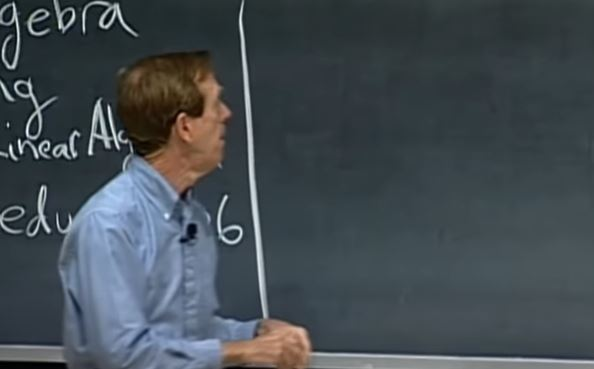
#> input picture CHAPTER8/images/affine2.JPG, 594 x 369 px, found by its file name
$ python 08.affine_combination.py
#> lines starting #> are read from the running program, lines starting #| are printed output that depends on the picture
import numpy as np, math, cv2
from Common.interpolation import affine_transform

def getAffineMat(center, degree, fx=1, fy=1, translate=(0, 0)):
    scale_mat = np.eye(3, dtype=np.float32)     # 크기 변경 행렬
    cen_trans = np.eye(3, dtype=np.float32)     # 중점 평행 이동
    org_trans = np.eye(3, dtype=np.float32)     # 원점 평행 이동
    trans_mat = np.eye(3, dtype=np.float32)     # 좌표 평행 이동
    rot_mat = np.eye(3, dtype=np.float32)       # 회전 변환 행렬

    radian = degree / 180 * np.pi
    rot_mat[0] = [ np.cos(radian), np.sin(radian), 0]   # 회전행렬 0행
    rot_mat[1] = [ -np.sin(radian), np.cos(radian), 0]  # 회전행렬 1행

    cen_trans[:2, 2] = center   # 중심 좌표 이동
    org_trans[:2, 2] = -center[0], -center[1]   # 원점으로 이동
    trans_mat[:2, 2] = translate    # 평행 이동 행렬의 원소 지정
    scale_mat[0, 0], scale_mat[1, 1] = fx, fy

    ret_mat = cen_trans.dot(rot_mat.dot(trans_mat.dot(scale_mat.dot(org_trans))))
    return np.delete(ret_mat, 2, axis = 0)  # 마지막 행 제거

image = cv2.imread("images/affine2.jpg", cv2.IMREAD_GRAYSCALE)
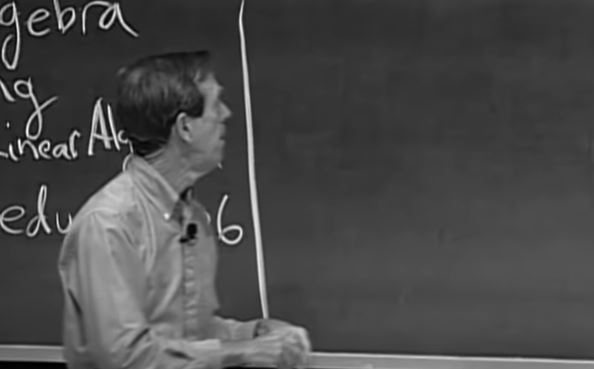
#> image: shape (369, 594); min 0, max 255, mean 74.2
if image is None: raise Exception("영상파일 읽기 에러")

size = image.shape[::-1]
#> size = (594, 369)
center = np.divmod(size, 2)[0]  # 회전 중심 좌표
#> center = [297, 184]
angle, tr = 45, (200, 0)        # 각도와 평행이동 값 지정

aff_mat1 = getAffineMat(center, angle)  # 중심 기준 회전
aff_mat2 = getAffineMat((0, 0), 0, 2.0, 1.5)    # 크기 변경 - 확대
aff_mat3 = getAffineMat(center, angle, 0.7, 0.7)    # 회전 및 축소
aff_mat4 = getAffineMat(center, angle, 0.7, 0.7, tr)    # 복합 변환

dst1 = cv2.warpAffine(image, aff_mat1, size)
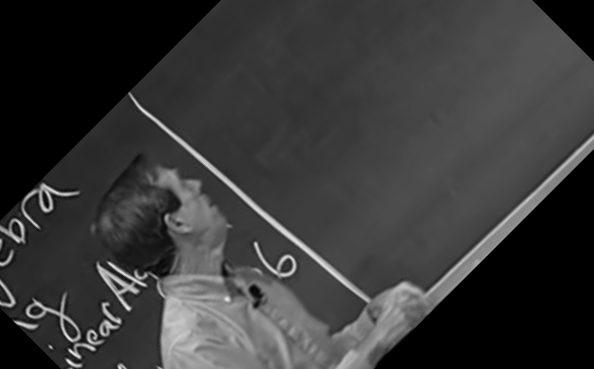
#> dst1: shape (369, 594); min 0, max 247, mean 56.2
dst2 = cv2.warpAffine(image, aff_mat2, size)
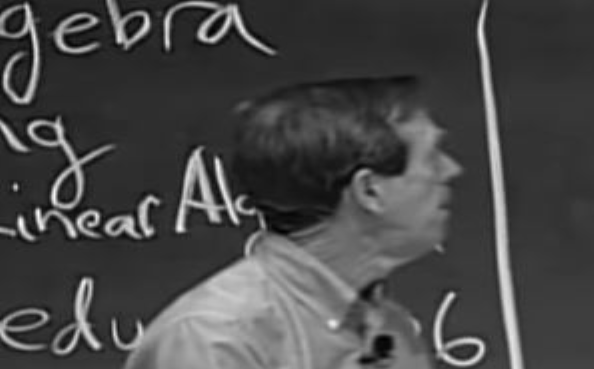
#> dst2: shape (369, 594); min 0, max 255, mean 71.6
#> (the run stopped early here; a loop or call above may not have finished)

$ run again, with CHAPTER8/images/interpolation.jpg copied over CHAPTER8/images/affine2.JPG
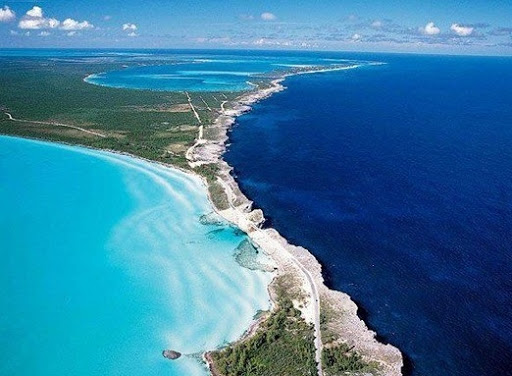
#> input picture CHAPTER8/images/interpolation.jpg, 512 x 376 px, found by its file name
#> `dst1 = cv2.warpAffine(image, aff_mat1, size)`:
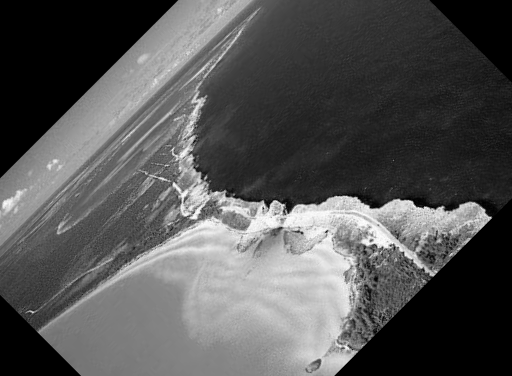
#> dst1: shape (376, 512); min 0, max 255, mean 84.7
#> `dst2 = cv2.warpAffine(image, aff_mat2, size)`:
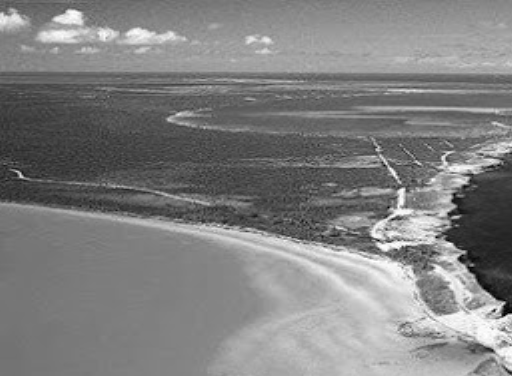
#> dst2: shape (376, 512); min 0, max 255, mean 128.1
